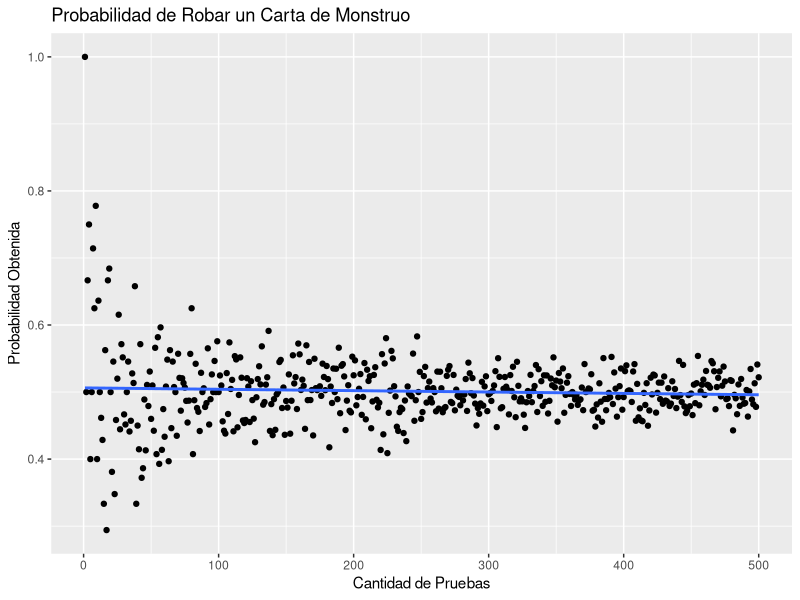
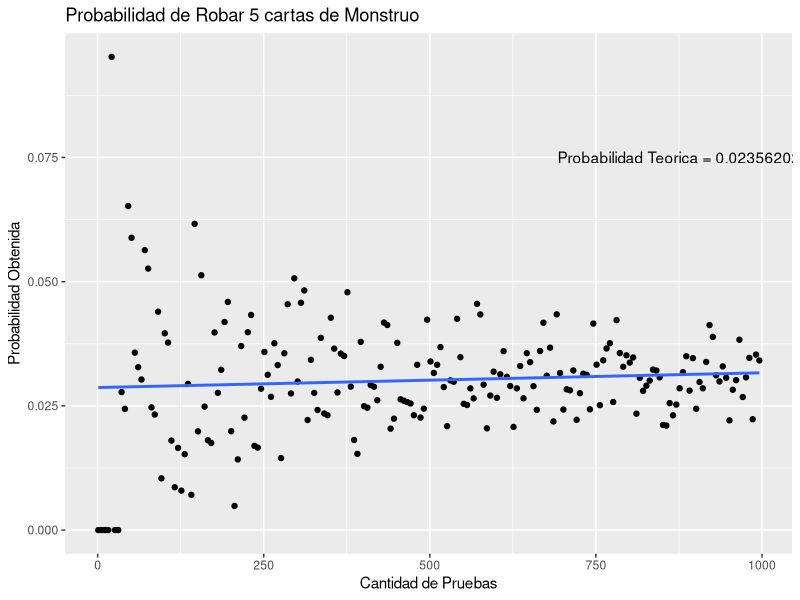

Source code (R) for these figures, in order:
## ---- chunk 1
knitr::opts_chunk$set(echo = TRUE)
## ---- chunk 2
probabilidadNoConsistente <- function (tamanhoMano, repeticiones){
  mazo <- c("MO", "MO", "MO", "MO", "MO", "MO", "MO", "MO", "MO", "MO",
            "MO", "MO", "MO", "MO", "MO", "MO", "MO", "MO", "MO", "MO",
            "MA", "MA", "MA", "MA", "MA", "MA", "MA", "MA", "MA", "MA",
            "T", "T", "T", "T", "T", "T", "T", "T", "T", "T")
  
  cantidadManosConsistentes <- 0.0
  
  for(r in 1:repeticiones){
    mazoTemporal <- mazo
    manoTemporal <- c()
    
    for(i in 1:tamanhoMano){
      indice <- sample(1:length(mazoTemporal), 1)
      manoTemporal <- c(manoTemporal, mazoTemporal[indice])
      mazoTemporal <- mazoTemporal[-indice]
      
    }
    
    if( "MO" %in% manoTemporal & "MA" %in% manoTemporal & "T" %in% manoTemporal){
      cantidadManosConsistentes <- cantidadManosConsistentes + 1
    }
  }
  
  return(1 - cantidadManosConsistentes/repeticiones)
}
  
probabilidadNoConsistente(5, 10000)
## ---- chunk 3
probabilidadNoConsistente(6, 10000)
## ---- chunk 4
probabilidadEstrategia <- function (tamanhoMano, repeticiones){
  mazo <- c("TN", "TN", "TN", "TN", "TN", "MO", "MO", "MO", "MO", "MO",
            "MO", "MO", "MO", "MO", "MO", "MO", "MO", "MO", "MO", "MO",
            "MA", "MA", "MA", "MA", "MA", "MA", "MA", "MA", "MA", "MA",
            "T", "T", "T", "T", "T", "T", "T", "T", "T", "T")
  
  cantidadManosEstrategia <- 0.0
  
  for(r in 1:repeticiones){
    mazoTemporal <- mazo
    manoTemporal <- c()
    
    for(i in 1:tamanhoMano){
      indice <- sample(1:length(mazoTemporal), 1)
      manoTemporal <- c(manoTemporal, mazoTemporal[indice])
      mazoTemporal <- mazoTemporal[-indice]
      
    }
    
    if("TN" %in% manoTemporal){
      if("TN" %in% manoTemporal[-match("TN", manoTemporal)]){
        if("MO" %in% manoTemporal[tamanhoMano]){
          cantidadManosEstrategia <- cantidadManosEstrategia + 1
        }
      }
    }
  }
  
  return(cantidadManosEstrategia/repeticiones)
}

probabilidadEstrategia(8, 10000)
## ---- chunk 5
probabilidadEstrategiaCompetitiva <- function (tamanhoMano, repeticiones){
  mazo <- c("MOD", "MOD", "MOD", "MOD", "MOD", "MOD", "MOD", "MOD", "MOD", "MOD",
            "MOD", "MOD", "MOD", "MOD", "MOD", "MOF", "MOF", "MOF", "MOF", "MOF",
            "MAN", "MAN", "MAN", "MAN", "MAN", "MAE", "MAE", "MAE", "MAE", "MAE",
            "MAC", "MAC", "MAC", "T", "T", "T", "T", "T", "CT", "CT")
  
  cantidadManosCompetitivas <- 0.0
  
  for(r in 1:repeticiones){
    mazoTemporal <- mazo
    manoTemporal <- c()
    
    for(i in 1:tamanhoMano){
      indice <- sample(1:length(mazoTemporal), 1)
      manoTemporal <- c(manoTemporal, mazoTemporal[indice])
      mazoTemporal <- mazoTemporal[-indice]
      
    }
    
    if(!("MOF" %in% manoTemporal)){
      if(!("MAE" %in% manoTemporal)){
        if(!("T" %in% manoTemporal)){
          cantidadManosCompetitivas <- cantidadManosCompetitivas + 1
        }
      }
    }
  }
  
  return(cantidadManosCompetitivas/repeticiones)
}

probabilidadEstrategiaCompetitiva(5, 10000)
## ---- chunk 6
#Pregunta 1.2.1
library(ggplot2)

probabilidadRobarMonstruo <- function (repeticiones){
  mazo <- c("MO", "MO", "MO", "MO", "MO", "MO", "MO", "MO", "MO", "MO",
            "MO", "MO", "MO", "MO", "MO", "MO", "MO", "MO", "MO", "MO",
            "MA", "MA", "MA", "MA", "MA", "MA", "MA", "MA", "MA", "MA",
            "T", "T", "T", "T", "T", "T", "T", "T", "T", "T")
  probabilidades <- c()
  cantidadMonstruos <- 0.0
  
  for(r in 1:repeticiones){
    for(i in 1:r){
      indice <- sample(1:length(mazo), 1)
      if("MO" %in% mazo[indice]){
        cantidadMonstruos <- cantidadMonstruos + 1
      }
    }
    probabilidades <- c(probabilidades, cantidadMonstruos/r)
    cantidadMonstruos <- 0.0
  }
  return(probabilidades)
}
 
probs <- probabilidadRobarMonstruo(500)
indice <- seq(1, 500, 1)

datos <- data.frame(indice,probs)
 



# Basic scatter plot
ggplot(datos, aes(x=indice, y=probs)) + 
  geom_point() +
  geom_smooth(method=lm, se=FALSE) +
  labs(title="Probabilidad de Robar un Carta de Monstruo",
        x="Cantidad de Pruebas", y = "Probabilidad Obtenida")
## ---- chunk 7
#Pregunta 1.2.2

library(ggplot2)

probabilidadRobar5Monstruos <- function (repeticiones){
  mazo <- c("MO", "MO", "MO", "MO", "MO", "MO", "MO", "MO", "MO", "MO",
            "MO", "MO", "MO", "MO", "MO", "MO", "MO", "MO", "MO", "MO",
            "MA", "MA", "MA", "MA", "MA", "MA", "MA", "MA", "MA", "MA",
            "T", "T", "T", "T", "T", "T", "T", "T", "T", "T")
  probabilidades <- c()
  
  for(r in seq(1, repeticiones, 5)){
    cantidadManos5Monstruos <- 0.0
    mazoTemporal <- mazo
    
    for(i in 1:r){
      cantidadMonstruos <- 0.0
      for(j in 1:5){
        indice <- sample(1:length(mazo), 1)
        if("MO" %in% mazo[indice]){
          cantidadMonstruos <- cantidadMonstruos + 1
        }
        mazoTemporal <- mazoTemporal[-indice]
      }
      
      if(cantidadMonstruos == 5.0){
        cantidadManos5Monstruos <- cantidadManos5Monstruos + 1
      }
    }
    probabilidades <- c(probabilidades, cantidadManos5Monstruos/r)
  }
  return(probabilidades)
}

probs <- probabilidadRobar5Monstruos(1000)
indice <- seq(1, 1000, 5)

datos <- data.frame(indice,probs)




# Basic scatter plot
ggplot(datos, aes(x=indice, y=probs)) + 
  geom_point() +
  geom_smooth(method=lm, se=FALSE) +
  labs(title="Probabilidad de Robar 5 cartas de Monstruo",
       x="Cantidad de Pruebas", y = "Probabilidad Obtenida") +
  annotate("text", x = 875, y = 0.075, label = "Probabilidad Teorica = 0.02356202")



## ---- chunk 8
#Funciones para preguntas 1.3.-

#centro en 0.0, eje 'X' crece hacia la derecha y eje 'Y'hacia arriba

#cada funcion entrega una lista con las distancias que existieron entre
#los tiros hechos y el centro del blanco (0,0)

disparoRifle <- function (numeroDisparos){
  coordenadasX <- runif(numeroDisparos, -4.0, 4.0)
  coordenadasY <- runif(numeroDisparos, -4.0, 4.0)
  
  distancias <- round( (coordenadasX**2 + coordenadasY**2)**0.5 , 3)
  
  return(distancias)
}

disparoArco <- function (numeroDisparos){
  coordenadasX <- runif(numeroDisparos, -5.0, 7.0)  
  coordenadasY <- runif(numeroDisparos, -6.0, 6.0) 
  
  distancias <- round( (coordenadasX**2 + coordenadasY**2)**0.5 , 3)
  
  return(distancias)
}

disparoSling <- function (numeroDisparos){
  coordenadasX <- runif(numeroDisparos, -10.0, 10.0)  
  coordenadasY <- runif(numeroDisparos, -10.0, 10.0) 
  
  distancias <- round( (coordenadasX**2 + coordenadasY**2)**0.5 , 3)
  
  return(distancias)
}

disparoBallesta <- function (numeroDisparos){
  coordenadasX <- runif(numeroDisparos, -5.0, 5.0)  
  coordenadasY <- runif(numeroDisparos, -3.0, 7.0) 
  
  distancias <- round( (coordenadasX**2 + coordenadasY**2)**0.5 , 3)
  
  return(distancias)
}


## ---- chunk 9
#Pregunta 1.3.1


obtenerMuestra <- function (numeroDisparos) {
  muestra <- c()
  
  for(i in 1:numeroDisparos){
    resultadoDado <- sample(1:6, 1)
    
    if(resultadoDado == 1){
      muestra <- rbind(muestra, c("Rifle", disparoRifle(1)))
    } else if(resultadoDado == 2){
      muestra <- rbind(muestra, c("Arco", disparoArco(1)))
    } else if(resultadoDado >= 3 & resultadoDado <= 5){
      muestra <- rbind(muestra, c("Slingshot", disparoSling(1)))
    } else if(resultadoDado == 6){
      muestra <- rbind(muestra, c("Ballesta", disparoBallesta(1)))
    }
  }
  
  datos <- data.frame(muestra)
  colnames(datos) <- c("Tipo de Disparo", "Distancia al Centro")
  return(datos)
}

muestra1000 <- obtenerMuestra(1000)
## ---- chunk 10
#Pregunta 1.3.2
#muestra1000 con los 1000 datos a usar



library(ggplot2)

datosRifle <- muestra1000 [which(muestra1000$"Tipo de Disparo" == "Rifle"),]
tirosAcertadosRifle <- datosRifle[which(as.numeric(as.character(datosRifle$`Distancia al Centro`)) <= 1), ]

cantidadAciertosRifle <- nrow(tirosAcertadosRifle)
cantidadTotalRifle <- nrow(datosRifle) - cantidadAciertosRifle

probabilidadAciertoRifle <- cantidadAciertosRifle/cantidadTotalRifle

probabilidadAciertoRifle
## ---- chunk 11
#Pregunta 1.3.3
#muestra1000 con los 1000 datos a usar

datosDisparosAcertados <- muestra1000 [which(as.numeric(as.character(muestra1000$`Distancia al Centro`)) <= 1), ]
cantidadDeDisparosAcertados <- nrow(datosDisparosAcertados)

cantidadDeSlingshotsAcertados <- nrow(
  datosDisparosAcertados [which(datosDisparosAcertados$`Tipo de Disparo` == "Slingshot"),]
)

#Probabilidad de que el tipo de tiro sea Slingshot si el disparo fue acertado
probabilidadCondicionada <- cantidadDeSlingshotsAcertados/cantidadDeDisparosAcertados
probabilidadCondicionada
## ---- chunk 12
#Pregunta 1.3.4
#muestra1000 con los 1000 datos a usar

datosDisparosFallidos <- muestra1000 [which(as.numeric(as.character(muestra1000$`Distancia al Centro`)) > 1), ]
cantidadDeDisparosFallidos <- nrow(datosDisparosFallidos)

cantidadDeArcosFallidos <- nrow(
  datosDisparosFallidos [which(datosDisparosFallidos$`Tipo de Disparo` == "Arco"),]
)

#Probabilidad de que el tipo de tiro sea Arco si el disparo fue fallido
probabilidadCondicionada <- cantidadDeArcosFallidos/cantidadDeDisparosFallidos
probabilidadCondicionada
## ---- chunk 13
#Pregunta 1.3.5
#muestra1000 con los 1000 datos a usar

datosDisparosSinRifle <- muestra1000 [which(muestra1000$'Tipo de Disparo' != "Rifle"), ]
cantidadDeDisparos <- nrow(datosDisparosSinRifle)

cantidadDeDisparosAcertados <- nrow(datosDisparosSinRifle [which(as.numeric(as.character(datosDisparosSinRifle$'Distancia al Centro')) <= 1), ])

#Probabilidad de que el tiro sea acertado si no se utilizan armas de fuego
probabilidadCondicionada <- cantidadDeDisparosAcertados/cantidadDeDisparos
probabilidadCondicionada
## ---- chunk 14
library("knitr")
#             NOMBRE,            VIDA,   ATAQUE
phantom <- c('Phantom Assassins', 1500,  122)
oponente <- c('El Otro', 4500,  366)




batalla <- function(jug1, jug2, blurHab, cgHab){
  blur <- c("B","B","B","NB")
  coupGrace <- c("NCG","NCG","NCG","NCG","CG")
  finish <- TRUE
  while(finish){
    bl <- sample(blur,1,replace=FALSE)
    cg <- sample(coupGrace, 1, replace=FALSE)
    #ATACANDO
    if(blurHab == TRUE){
      if(bl == 'NB'){
        jug1[2] <- as.integer(jug1[2]) - as.integer(jug2[3])
      }
    }
    else{
      jug1[2] <- as.integer(jug1[2]) - as.integer(jug2[3])
    }
    if(cg == "CG" & cgHab==TRUE){
      jug2[2] <- as.integer(jug2[2]) - (as.integer(jug1[3])*4.5)
    }
    else{
      jug2[2] <- as.integer(jug2[2]) - as.integer(jug1[3])
    }
    
    if(jug1[2] < 0 & jug2[2] < 0){
      finish <- FALSE
      return("empate")
    }
    else if(jug2[2] < 0){
      finish <- FALSE
      return("phantom")
    }
    else if(jug1[2] < 0){
      finish <- FALSE
      return("other")
    }
  }
}

## ---- chunk 15
win_p <- 0
win_o <- 0
win_draw <- 0
for(i in 1:1000){
  battle <- batalla(phantom, oponente, blurHab=TRUE, cgHab=TRUE)
  if(battle == "phantom"){
    win_p <- win_p + 1
  } 
  else if(battle == "other"){
    win_o <- win_o + 1
  }
  else{
    win_draw <- win_draw + 1
  }
}

print("Resultados:");
print(paste("Victorias:", win_p   , sep=" ") );
print(paste("Empates:"  , win_o   , sep=" ") );
print(paste("Derrotas:" , win_draw, sep=" ") );
## ---- chunk 16
win_p2 <- 0
win_o2 <- 0
win_draw2 <- 0
for(i in 1:1000){
  battle <- batalla(phantom, oponente, blurHab=FALSE, cgHab=TRUE)
  if(battle == "phantom"){
    win_p2 <- win_p2 + 1
  } 
  else if(battle == "other"){
    win_o2 <- win_o2 + 1
  }
  else{
    win_draw2 <- win_draw2 + 1
  }
}


print("Resultados:");
print(paste("Victorias:", win_p2   , sep=" "));
print(paste("Empates:"  , win_o2   , sep=" "));
print(paste("Derrotas:" , win_draw2, sep=" "));
## ---- chunk 17
win_p3 <- 0
win_o3 <- 0
win_draw3 <- 0
for(i in 1:1000){
  battle <- batalla(phantom, oponente, blurHab=TRUE, cgHab=FALSE)
  if(battle == "phantom"){
    win_p3 <- win_p3 + 1
  } 
  else if(battle == "other"){
    win_o3 <- win_o3 + 1
  }
  else{
    win_draw3 <- win_draw3 + 1
  }
}


print("Resultados:
      ");
print(paste("Victorias:", win_p3 , sep=" "));
print(paste("Empates:"  , win_o3   , sep=" "));
print(paste("Derrotas:" , win_draw3, sep=" "));
## ---- chunk 18
m2 <- cbind(
        Victorias = c(win_p,win_p2,win_p3),
        Empates = c(win_draw,win_draw2,win_draw3),
        Derrotas =  c(win_o, win_o2, win_o3)
        )

rownames(m2) <- c("Blur + Coup Grace","Coup Grace","Blur")

kable(m2,caption="Resultados")
